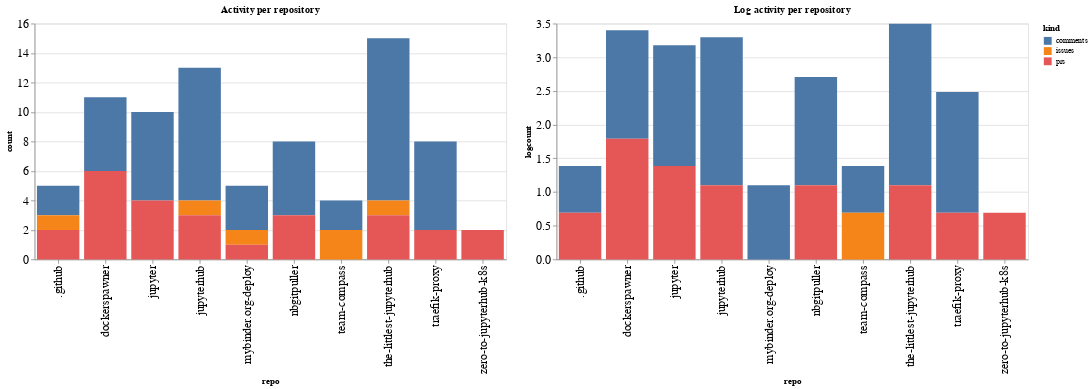

Notebook source saved alongside this figure:
### Code cell
ch1 = alt.Chart(repo_summaries, width=600, title="Activity per repository").mark_bar().encode(
    x='repo',
    y='count',
    color='kind',
    tooltip="kind"
)

ch2 = alt.Chart(repo_summaries, width=600, title="Log activity per repository").mark_bar().encode(
    x='repo',
    y='logcount',
    color='kind',
    tooltip="kind"
)

ch1 | ch2

### Figure 1 — Vega-Lite specification as saved in the notebook (floating-point values rounded to 4 significant figures)
{"config": {"axisLeft": {"labelFontSize": 15}, "axisBottom": {"labelFontSize": 15}}, "hconcat": [{"mark": "bar", "encoding": {"color": {"type": "nominal", "field": "kind"}, "tooltip": {"type": "nominal", "field": "kind"}, "x": {"type": "nominal", "field": "repo"}, "y": {"type": "quantitative", "field": "count"}}, "title": "Activity per repository", "width": 600}, {"mark": "bar", "encoding": {"color": {"type": "nominal", "field": "kind"}, "tooltip": {"type": "nominal", "field": "kind"}, "x": {"type": "nominal", "field": "repo"}, "y": {"type": "quantitative", "field": "logcount"}}, "title": "Log activity per repository", "width": 600}], "data": {"name": "data-1123264f9e48a89068a49e5862477d9d"}, "$schema": "https://vega.github.io/schema/vega-lite/v4.8.1.json", "datasets": {"data-1123264f9e48a89068a49e5862477d9d": [{"repo": ".github", "kind": "comments", "count": 2, "logcount": 0.6931}, {"repo": ".github", "kind": "issues", "count": 1, "logcount": 0.0}, {"repo": ".github", "kind": "prs", "count": 2, "logcount": 0.6931}, {"repo": "dockerspawner", "kind": "comments", "count": 5, "logcount": 1.609}, {"repo": "dockerspawner", "kind": "prs", "count": 6, "logcount": 1.792}, {"repo": "jupyter", "kind": "comments", "count": 6, "logcount": 1.792}, {"repo": "jupyter", "kind": "prs", "count": 4, "logcount": 1.386}, {"repo": "jupyterhub", "kind": "comments", "count": 9, "logcount": 2.197}, {"repo": "jupyterhub", "kind": "issues", "count": 1, "logcount": 0.0}, {"repo": "jupyterhub", "kind": "prs", "count": 3, "logcount": 1.099}, {"repo": "mybinder.org-deploy", "kind": "comments", "count": 3, "logcount": 1.099}, {"repo": "mybinder.org-deploy", "kind": "issues", "count": 1, "logcount": 0.0}, {"repo": "mybinder.org-deploy", "kind": "prs", "count": 1, "logcount": 0.0}, {"repo": "nbgitpuller", "kind": "comments", "count": 5, "logcount": 1.609}, {"repo": "nbgitpuller", "kind": "prs", "count": 3, "logcount": 1.099}, {"repo": "team-compass", "kind": "comments", "count": 2, "logcount": 0.6931}, {"repo": "team-compass", "kind": "issues", "count": 2, "logcount": 0.6931}, {"repo": "the-littlest-jupyterhub", "kind": "comments", "count": 11, "logcount": 2.398}, {"repo": "the-littlest-jupyterhub", "kind": "issues", "count": 1, "logcount": 0.0}, {"repo": "the-littlest-jupyterhub", "kind": "prs", "count": 3, "logcount": 1.099}, {"repo": "traefik-proxy", "kind": "comments", "count": 6, "logcount": 1.792}, {"repo": "traefik-proxy", "kind": "prs", "count": 2, "logcount": 0.6931}, {"repo": "zero-to-jupyterhub-k8s", "kind": "prs", "count": 2, "logcount": 0.6931}]}}
